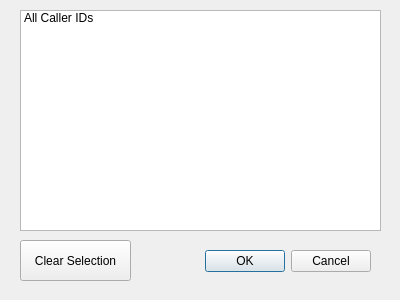
<?xml version="1.0" encoding="UTF-8"?>
<ui version="4.0">
 <class>Dialog</class>
 <widget class="QDialog" name="Dialog">
  <property name="geometry">
   <rect>
    <x>0</x>
    <y>0</y>
    <width>400</width>
    <height>300</height>
   </rect>
  </property>
  <property name="windowTitle">
   <string>Dialog</string>
  </property>
  <widget class="QDialogButtonBox" name="callerOkButton">
   <property name="geometry">
    <rect>
     <x>190</x>
     <y>241</y>
     <width>181</width>
     <height>41</height>
    </rect>
   </property>
   <property name="orientation">
    <enum>Qt::Horizontal</enum>
   </property>
   <property name="standardButtons">
    <set>QDialogButtonBox::Cancel|QDialogButtonBox::Ok</set>
   </property>
  </widget>
  <widget class="QListWidget" name="callerListWidget">
   <property name="geometry">
    <rect>
     <x>20</x>
     <y>10</y>
     <width>361</width>
     <height>221</height>
    </rect>
   </property>
   <property name="selectionMode">
    <enum>QAbstractItemView::MultiSelection</enum>
   </property>
   <item>
    <property name="text">
     <string>All Caller IDs</string>
    </property>
    <property name="checkState">
     <enum>Unchecked</enum>
    </property>
   </item>
  </widget>
  <widget class="QPushButton" name="pushButton">
   <property name="geometry">
    <rect>
     <x>20</x>
     <y>240</y>
     <width>111</width>
     <height>41</height>
    </rect>
   </property>
   <property name="text">
    <string>Clear Selection</string>
   </property>
  </widget>
 </widget>
 <resources/>
 <connections>
  <connection>
   <sender>callerOkButton</sender>
   <signal>accepted()</signal>
   <receiver>Dialog</receiver>
   <slot>accept()</slot>
   <hints>
    <hint type="sourcelabel">
     <x>248</x>
     <y>254</y>
    </hint>
    <hint type="destinationlabel">
     <x>157</x>
     <y>274</y>
    </hint>
   </hints>
  </connection>
  <connection>
   <sender>callerOkButton</sender>
   <signal>rejected()</signal>
   <receiver>Dialog</receiver>
   <slot>reject()</slot>
   <hints>
    <hint type="sourcelabel">
     <x>316</x>
     <y>260</y>
    </hint>
    <hint type="destinationlabel">
     <x>286</x>
     <y>274</y>
    </hint>
   </hints>
  </connection>
  <connection>
   <sender>pushButton</sender>
   <signal>clicked()</signal>
   <receiver>Dialog</receiver>
   <slot>clearCallerList()</slot>
   <hints>
    <hint type="sourcelabel">
     <x>60</x>
     <y>257</y>
    </hint>
    <hint type="destinationlabel">
     <x>12</x>
     <y>172</y>
    </hint>
   </hints>
  </connection>
 </connections>
 <slots>
  <slot>clearCallerList()</slot>
 </slots>
</ui>
